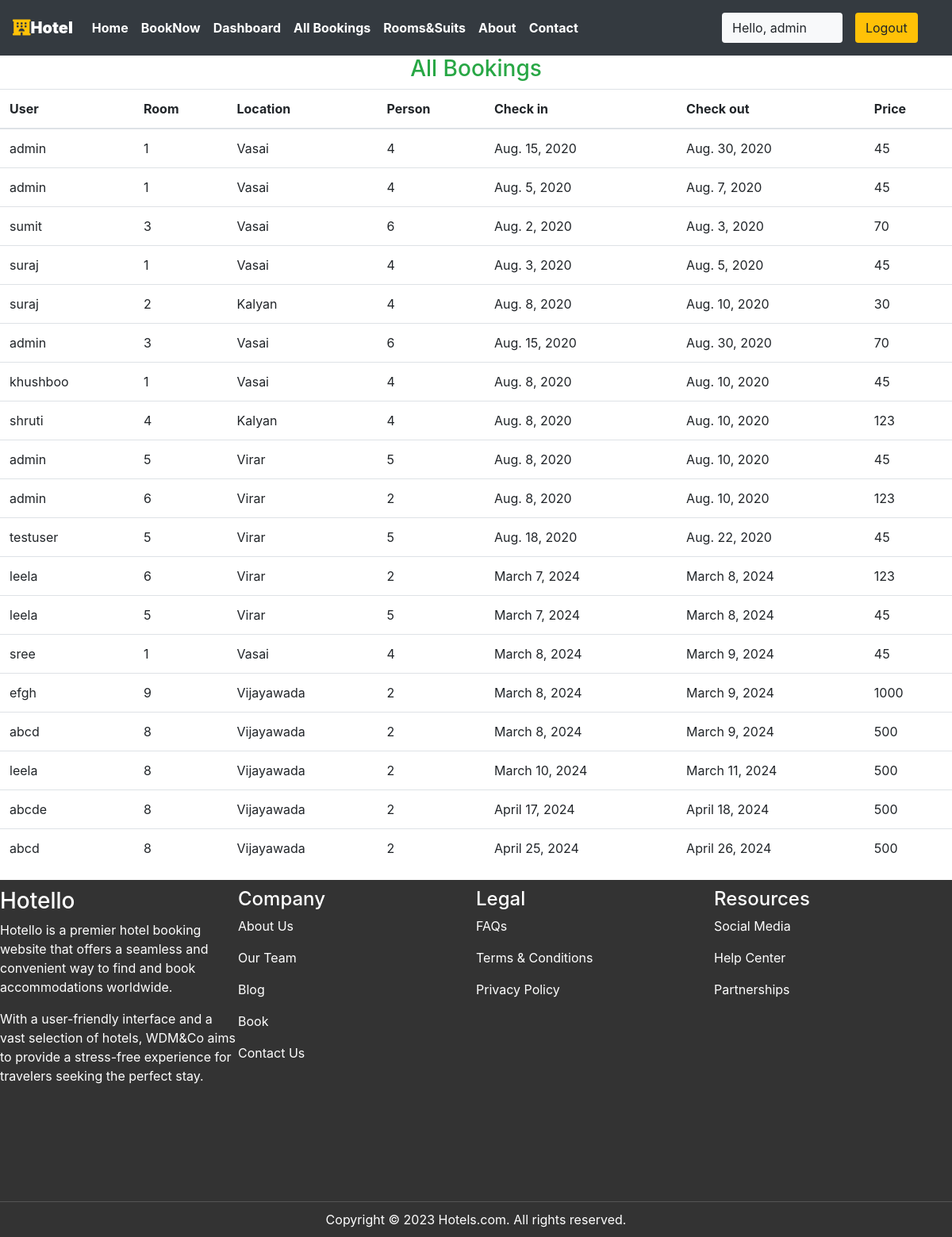
Page /staff/allbookings (signed in) on the committed database.
### krishna/models.py (models this page shows, shortened)
class Reservation(models.Model):
    check_in = models.DateField(auto_now =False)
    check_out = models.DateField()
    room = models.ForeignKey(Rooms, on_delete = models.CASCADE)
    guest = models.ForeignKey(User, on_delete= models.CASCADE)
    booking_id = models.CharField(max_length=100,default="null")

class Rooms(models.Model):
    ROOM_STATUS = (
    ("1", "available"),
    ("2", "not available"),
    )
    ROOM_TYPE = (
    ("1", "premium"),
    ("2", "deluxe"),
    ("3","basic"),
    )
    room_type = models.CharField(max_length=50,choices = ROOM_TYPE)
    capacity = models.IntegerField()
    price = models.IntegerField()
    size = models.IntegerField()
    hotel = models.ForeignKey(Hotels, on_delete = models.CASCADE)
    status = models.CharField(choices =ROOM_STATUS,max_length = 15)
    roomnumber = models.IntegerField()

class Hotels(models.Model):
    name = models.CharField(max_length=30,default="krishna")
    owner = models.CharField(max_length=20)
    location = models.CharField(max_length=50)
    state = models.CharField(max_length=50,default="maharashtra")
    country = models.CharField(max_length=50,default="india")

### krishna/views.py (the view)
# urls.py: path('staff/allbookings', views.all_bookings,name="allbookigs"),
@login_required(login_url='/staff')
def all_bookings(request):
    bookings = Reservation.objects.all()
    if not bookings:
        messages.warning(request,"No Bookings Found")
    return HttpResponse(render(request,'staff/allbookings.html',{'bookings':bookings}))

### templates/staff/allbookings.html (shortened to what this page needs)
{% extends 'basic.html' %}
{% block body %}
<h3 class="text-center  text-success">All Bookings </h3>
<table class="table">
    <thead>
        <th>User</th>
        <th>Room</th>
        <th>Location</th>
        <th>Person</th>
        <th>Check in</th>
        <th>Check out</th>
        <th>Price</th>
    </thead>
    {% for each_booking in bookings %}
    <tr>
        <td>{{each_booking.guest.username}}</td>
        <td>{{each_booking.room.roomnumber}}</td>
        <td>{{each_booking.room.hotel.location}}</td>
        <td>{{each_booking.room.capacity}}</td>
        <td>{{each_booking.check_in}}</td>
        <td>{{each_booking.check_out}}</td>
        <td>{{each_booking.room.price}}</td>
    </tr>
    {% endfor %}
</table>
{% endblock body %}

### templates/basic.html (shortened to what this page needs)
{% load static %}
<!DOCTYPE html>
<html lang="en">
<head>
    <link rel="stylesheet" href="https://use.fontawesome.com/releases/v5.7.0/css/all.css">
    <link rel="stylesheet" href="{% static 'bootstrap\bootstrap.css' %}">
    <link rel="stylesheet" href="https://maxcdn.bootstrapcdn.com/bootstrap/4.5.0/css/bootstrap.min.css" >
</head>
<body style="dbackground-image: url('https://source.unsplash.com/random');height: 100%;">
    <div class="container-fluid px-0">
        <nav class="navbar navbar-expand-lg navbar-dark bg-dark font-weight-bold">
            <a class="navbar-brand text-bold bg-black " href="/"><i class="fas fa-hotel text-warning"></i><b>Hotel </b></a>
            <div class="collapse navbar-collapse " id="navbarSupportedContent">
                <ul class="navbar-nav mr-auto ">
                    <li class="nav-item active">
                        <a class="nav-link text-bold" href="/">Home</a>
                    </li>
                    <li class="nav-item active">
                        <a class="nav-link text-bold " href="/home"> BookNow</a>
                    </li>
                    {% if user.is_staff %}
                    <li class="nav-item active">
                        <a class="nav-link text-bold" href="/staff/panel">Dashboard </a>
                    </li>
                    {% elif user.is_staff == False and user.is_authenticated %}
                    <li class="nav-item active">
                            <a class="nav-link text-bold" href="/user/bookings">My Bookings </a>
                        </li>
                    {% endif %}
                    {% if user.is_staff %}
                    <li class="nav-item active">
                            <a class="nav-link text-bold" href="/staff/allbookings">All Bookings </a>
                        </li>
                    {% endif %}
                    <li class="nav-item active">
                        <a class="nav-link text-bold" href="/gallery">Rooms&Suits </a>
                    </li>
                    <li class="nav-item active">
                        <a class="nav-link text-bold" href="/about">About</a>
                    </li>
                    <li class="nav-item active">
                        <a class="nav-link text-bold" href="/contact">Contact </a>
                    </li>
                </ul>
                {% if user.is_authenticated %}
                      <button class="btn btn-group bg-light" data-toggle="modal" data-target="#forlogin">
                       Hello, {{request.user}}
                       <a href="/logout" class="nav-link">
                    <button class="btn btn-group bg-warning" data-toggle="modal" data-target="#forlogin">
                        Logout
                    </button></a>&nbsp; &nbsp;
                    </button>
                {% endif %}
            </div>
        </nav>
    </div>
    {% block body %}
    {% endblock body %}
<footer class="footer">
      <div class="section_container footer_container">
        <div class="footer__col">
          <h3>Hotello</h3>
          <p>
            Hotello is a premier hotel booking website that offers a seamless and
            convenient way to find and book accommodations worldwide.
          </p>
          <p>
            With a user-friendly interface and a vast selection of hotels,
            WDM&Co aims to provide a stress-free experience for travelers
            seeking the perfect stay.
          </p>
        </div>
        <div class="footer__col">
          <h4>Company</h4>
          <p>About Us</p>
          <p>Our Team</p>
          <p>Blog</p>
          <p>Book</p>
          <p>Contact Us</p>
        </div>
        <div class="footer__col">
          <h4>Legal</h4>
          <p>FAQs</p>
          <p>Terms & Conditions</p>
          <p>Privacy Policy</p>
        </div>
        <div class="footer__col">
          <h4>Resources</h4>
          <p>Social Media</p>
          <p>Help Center</p>
          <p>Partnerships</p>
        </div>
      </div>
      <div class="footer__bar">
        Copyright © 2023 Hotels.com. All rights reserved.
      </div>
    </footer>
</body>
</html>

### templates/basic.html (style rules this page uses)
a { text-decoration: none; }
.footer { background-color: #333; color: #fff; padding: 10px 0; }
.section_container { display: flex; justify-content: space-between; flex-wrap: wrap; margin-bottom: 100px; }
.footer__col { flex: 1; max-width: 25%; margin-bottom: 30px; }
.footer__bar { text-align: center; padding-top: 10px; border-top: 1px solid #555; }

### rows in the picture
Reservation: guest.username "admin", room.roomnumber "1", room.hotel.location "Vasai", room.capacity "4", check_in "Aug. 15, 2020", check_out "Aug. 30, 2020", room.price "45"
Reservation: guest.username "admin", room.roomnumber "1", room.hotel.location "Vasai", room.capacity "4", check_in "Aug. 5, 2020", check_out "Aug. 7, 2020", room.price "45"
Reservation: guest.username "sumit", room.roomnumber "3", room.hotel.location "Vasai", room.capacity "6", check_in "Aug. 2, 2020", check_out "Aug. 3, 2020", room.price "70"
Reservation: guest.username "suraj", room.roomnumber "1", room.hotel.location "Vasai", room.capacity "4", check_in "Aug. 3, 2020", check_out "Aug. 5, 2020", room.price "45"
Reservation: guest.username "suraj", room.roomnumber "2", room.hotel.location "Kalyan", room.capacity "4", check_in "Aug. 8, 2020", check_out "Aug. 10, 2020", room.price "30"
Reservation: guest.username "admin", room.roomnumber "3", room.hotel.location "Vasai", room.capacity "6", check_in "Aug. 15, 2020", check_out "Aug. 30, 2020", room.price "70"
Reservation: guest.username "khushboo", room.roomnumber "1", room.hotel.location "Vasai", room.capacity "4", check_in "Aug. 8, 2020", check_out "Aug. 10, 2020", room.price "45"
Reservation: guest.username "shruti", room.roomnumber "4", room.hotel.location "Kalyan", room.capacity "4", check_in "Aug. 8, 2020", check_out "Aug. 10, 2020", room.price "123"
Reservation: guest.username "admin", room.roomnumber "5", room.hotel.location "Virar", room.capacity "5", check_in "Aug. 8, 2020", check_out "Aug. 10, 2020", room.price "45"
Reservation: guest.username "admin", room.roomnumber "6", room.hotel.location "Virar", room.capacity "2", check_in "Aug. 8, 2020", check_out "Aug. 10, 2020", room.price "123"
Reservation: guest.username "testuser", room.roomnumber "5", room.hotel.location "Virar", room.capacity "5", check_in "Aug. 18, 2020", check_out "Aug. 22, 2020", room.price "45"
Reservation: guest.username "leela", room.roomnumber "6", room.hotel.location "Virar", room.capacity "2", check_in "March 7, 2024", check_out "March 8, 2024", room.price "123"
Reservation: guest.username "leela", room.roomnumber "5", room.hotel.location "Virar", room.capacity "5", check_in "March 7, 2024", check_out "March 8, 2024", room.price "45"
Reservation: guest.username "sree", room.roomnumber "1", room.hotel.location "Vasai", room.capacity "4", check_in "March 8, 2024", check_out "March 9, 2024", room.price "45"
Reservation: guest.username "efgh", room.roomnumber "9", room.hotel.location "Vijayawada", room.capacity "2", check_in "March 8, 2024", check_out "March 9, 2024", room.price "1000"
Reservation: guest.username "abcd", room.roomnumber "8", room.hotel.location "Vijayawada", room.capacity "2", check_in "March 8, 2024", check_out "March 9, 2024", room.price "500"
Reservation: guest.username "leela", room.roomnumber "8", room.hotel.location "Vijayawada", room.capacity "2", check_in "March 10, 2024", check_out "March 11, 2024", room.price "500"
Reservation: guest.username "abcde", room.roomnumber "8", room.hotel.location "Vijayawada", room.capacity "2", check_in "April 17, 2024", check_out "April 18, 2024", room.price "500"
Reservation: guest.username "abcd", room.roomnumber "8", room.hotel.location "Vijayawada", room.capacity "2", check_in "April 25, 2024", check_out "April 26, 2024", room.price "500"

### other values in the picture
{{ request.user }} "admin"
